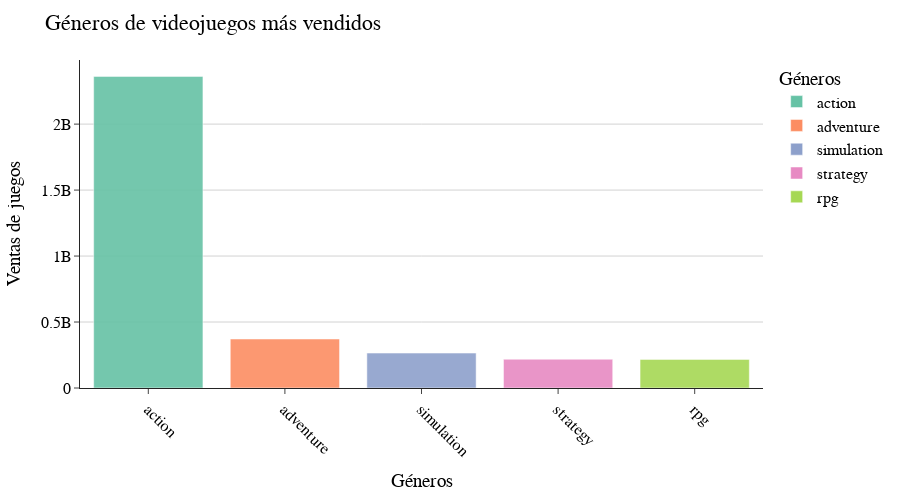

Notebook cell for this chart:
### Code cell
fig = px.bar(x=genre_sales.index,
             y=genre_sales,
             color=genre_sales.index,
             opacity=0.9, 
             color_discrete_sequence=px.colors.qualitative.Set2)

fig.update_layout(title='Géneros de videojuegos más vendidos',
                  font=dict(family='Verdana', size=16, color='black'),
                  template='simple_white',
                  height=500,
                  width=900,
                  legend_title_text="Géneros",
                  xaxis_title="Géneros",
                  yaxis_title="Ventas de juegos",
                  xaxis=dict(showgrid=False, tickangle=45),
                  yaxis=dict(showgrid=True, gridcolor="lightgrey"))

fig.show()

### Figure 1 — Plotly figure (JSON) as saved in the notebook; plotly's stock layout.template omitted (floating-point values rounded to 4 significant figures)
{"data": [{"alignmentgroup": "True", "hovertemplate": "color=action<br>x=%{x}<br>y=%{y}<extra></extra>", "legendgroup": "action", "marker": {"color": "rgb(102,194,165)", "opacity": 0.9, "pattern": {"shape": ""}}, "name": "action", "offsetgroup": "action", "orientation": "v", "showlegend": true, "textposition": "auto", "type": "bar", "x": ["action"], "xaxis": "x", "y": [2361690000], "yaxis": "y"}, {"alignmentgroup": "True", "hovertemplate": "color=adventure<br>x=%{x}<br>y=%{y}<extra></extra>", "legendgroup": "adventure", "marker": {"color": "rgb(252,141,98)", "opacity": 0.9, "pattern": {"shape": ""}}, "name": "adventure", "offsetgroup": "adventure", "orientation": "v", "showlegend": true, "textposition": "auto", "type": "bar", "x": ["adventure"], "xaxis": "x", "y": [371340000], "yaxis": "y"}, {"alignmentgroup": "True", "hovertemplate": "color=simulation<br>x=%{x}<br>y=%{y}<extra></extra>", "legendgroup": "simulation", "marker": {"color": "rgb(141,160,203)", "opacity": 0.9, "pattern": {"shape": ""}}, "name": "simulation", "offsetgroup": "simulation", "orientation": "v", "showlegend": true, "textposition": "auto", "type": "bar", "x": ["simulation"], "xaxis": "x", "y": [264585000], "yaxis": "y"}, {"alignmentgroup": "True", "hovertemplate": "color=strategy<br>x=%{x}<br>y=%{y}<extra></extra>", "legendgroup": "strategy", "marker": {"color": "rgb(231,138,195)", "opacity": 0.9, "pattern": {"shape": ""}}, "name": "strategy", "offsetgroup": "strategy", "orientation": "v", "showlegend": true, "textposition": "auto", "type": "bar", "x": ["strategy"], "xaxis": "x", "y": [218380000], "yaxis": "y"}, {"alignmentgroup": "True", "hovertemplate": "color=rpg<br>x=%{x}<br>y=%{y}<extra></extra>", "legendgroup": "rpg", "marker": {"color": "rgb(166,216,84)", "opacity": 0.9, "pattern": {"shape": ""}}, "name": "rpg", "offsetgroup": "rpg", "orientation": "v", "showlegend": true, "textposition": "auto", "type": "bar", "x": ["rpg"], "xaxis": "x", "y": [216910000], "yaxis": "y"}], "layout": {"barmode": "relative", "font": {"color": "black", "family": "Verdana", "size": 16}, "height": 500, "legend": {"title": {"text": "Géneros"}, "tracegroupgap": 0}, "margin": {"t": 60}, "title": {"text": "Géneros de videojuegos más vendidos"}, "width": 900, "xaxis": {"anchor": "y", "domain": [0, 1], "showgrid": false, "tickangle": 45, "title": {"text": "Géneros"}}, "yaxis": {"anchor": "x", "domain": [0, 1], "gridcolor": "lightgrey", "showgrid": true, "title": {"text": "Ventas de juegos"}}}}
